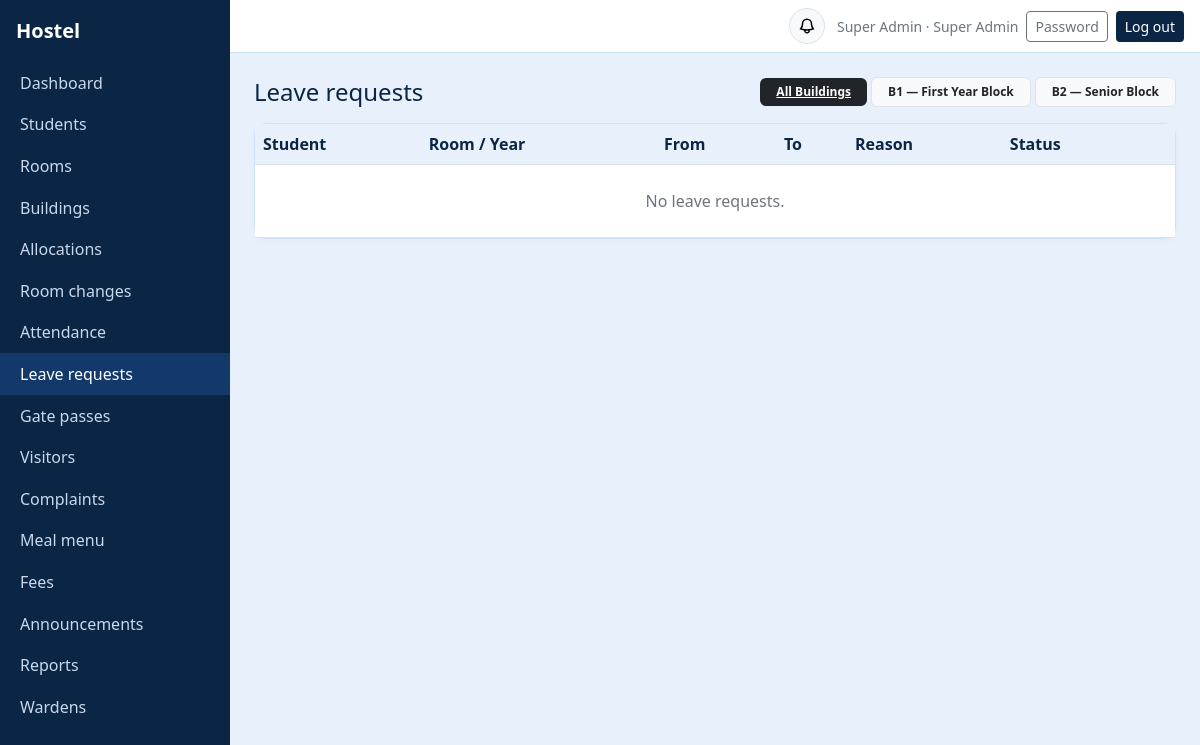
The app's page /leaves/ (signed in) with its own data.
### core/models.py (models this page shows, shortened)
class User(AbstractUser):
    ROLES = [("admin", "Super Admin"), ("warden", "Warden"), ("student", "Student"), ("parent", "Parent")]
    role = models.CharField(max_length=10, choices=ROLES, default="student")
    phone = models.CharField(max_length=20, blank=True)
    must_change_password = models.BooleanField(default=False)
    assigned_building = models.ForeignKey(
        Building,
        null=True,
        blank=True,
        on_delete=models.SET_NULL,
        related_name="wardens",
        help_text="Leave empty for Head Warden (full cross-building access). Assign a building to lock this warden exclusively to that building.",
    )
    @property
    def scoped_building(self):
        return self.assigned_building if self.role == "warden" else None
    @property
    def warden_role_label(self):
        if self.role != "warden":
            return self.get_role_display()
        if self.assigned_building_id:
            return f"{self.assigned_building.name} Warden"
        return "Head Warden"
    @property
    def display_name(self):
        return self.get_full_name() or self.username

class Building(models.Model):
    YEAR_CHOICES = [(1, "1st Year"), (2, "2nd Year"), (3, "3rd Year"), (4, "4th Year")]
    name = models.CharField(max_length=100, unique=True)
    code = models.CharField(max_length=12, unique=True)
    description = models.CharField(max_length=255, blank=True)
    allowed_years = models.CharField(
        max_length=20,
        default="1,2,3,4",
        help_text="Comma-separated allowed academic years (e.g. '1' or '2,3,4')",
    )
    is_first_year_only = models.BooleanField("1st-Year Only (Anti-Ragging Block)", default=False)
    is_active = models.BooleanField(default=True)
    class Meta:
        ordering = ["code", "name"]

### core/views.py (the view)
# urls.py: path("leaves/", v.leaves, name="leaves"),
@staff
def leaves(request):
    buildings, active_building, is_building_locked = _get_building_scope(request)
    rows = list(
        m.LeaveRequest.objects.select_related("student__user")
        .prefetch_related(
            Prefetch("student__allocations", queryset=m.RoomAllocation.objects.filter(end_date__isnull=True).select_related("room__building"))
        )
        .order_by("status", "-created_at")
    )
    if active_building:
        rows = [lv for lv in rows if _student_matches_building(lv.student, active_building)]
    return show(
        request,
        "leaves",
        rows=rows,
        badge=badge,
        buildings=buildings,
        active_building=active_building,
        is_building_locked=is_building_locked,
    )

### core/views.py (called while the page is built)
def role_required(*roles):
    def deco(view):
        @wraps(view)
        @login_required
        def inner(request, *a, **k):
            if request.user.role not in roles:
                raise PermissionDenied
            return view(request, *a, **k)
        return inner
    return deco

def show(request, template, **ctx):
    return render(request, f"core/{template}.html", ctx)

### core/templates/core/leaves.html
{% extends "core/base.html" %}{% block content %}
<div class="d-flex flex-wrap justify-content-between align-items-center gap-2 mb-3">
  <h4 style="color:var(--navy)" class="mb-0">Leave requests</h4>
  {% if buildings %}
    <div class="d-flex flex-wrap align-items-center gap-1">
      {% if not is_building_locked %}
        <a href="{% url 'leaves' %}" class="badge {% if not active_building %}text-bg-dark{% else %}text-bg-light border text-dark text-decoration-none{% endif %} py-2 px-3">All Buildings</a>
      {% endif %}
      {% for bld in buildings %}
        {% if not is_building_locked or active_building.pk == bld.pk %}
          <a href="{% url 'leaves' %}?building={{ bld.code }}" class="badge {% if active_building and active_building.pk == bld.pk %}text-bg-primary{% else %}text-bg-light border text-dark text-decoration-none{% endif %} py-2 px-3">{{ bld.code }} &mdash; {{ bld.name }}</a>
        {% endif %}
      {% endfor %}
    </div>
  {% endif %}
</div>
<div class="card"><div class="table-responsive"><table class="table align-middle mb-0"><thead><tr><th>Student</th><th>Room / Year</th><th>From</th><th>To</th><th>Reason</th><th>Status</th><th></th></tr></thead><tbody>
{% for l in rows %}<tr><td>{{ l.student }}</td><td>{% if l.student.room %}<span class="badge text-bg-light border text-dark">{{ l.student.room }}</span>{% else %}<span class="badge text-bg-warning text-dark">Unallocated</span>{% endif %} <span class="badge text-bg-secondary">{{ l.student.year_short }}</span></td><td>{{ l.from_date }}</td><td>{{ l.to_date }}</td><td>{{ l.reason }}</td><td>{{ l.status }}</td>
<td class="text-end">{% if l.status == "Pending" %}<form method="post" action="{% url 'leave_decide' l.pk 'approve' %}" class="d-inline">{% csrf_token %}<button class="btn btn-sm btn-success">Approve</button></form>
<form method="post" action="{% url 'leave_decide' l.pk 'reject' %}" class="d-inline" onsubmit="return confirm('Reject this leave request?')">{% csrf_token %}<button class="btn btn-sm btn-outline-danger">Reject</button></form>{% endif %}</td></tr>
{% empty %}<tr><td colspan="7" class="text-center text-secondary py-4">No leave requests.</td></tr>{% endfor %}</tbody></table></div></div>{% endblock %}

### core/templates/core/base.html (shortened to what this page needs)
{% load static %}<!doctype html>
<html lang="en"><head><meta charset="utf-8"><meta name="viewport" content="width=device-width, initial-scale=1">
<link href="https://cdn.jsdelivr.net/npm/bootstrap@5.3.3/dist/css/bootstrap.min.css" rel="stylesheet">
</head><body>
{% if user.is_authenticated and not hide_nav %}
<div class="d-flex">
 <nav class="sidebar py-3" id="sb"><div class="px-3 pb-3 text-white fs-5 fw-semibold">Hostel</div>
  {% for name, label in nav_items %}<a href="{% url name %}" {% if request.resolver_match.url_name == name or name == 'attendance' and request.resolver_match.url_name == 'attendance_history' or name == 'rooms' and request.resolver_match.url_name == 'room_detail' or name == 'students' and request.resolver_match.url_name == 'student_detail' %}class="active"{% endif %}>{{ label }}</a>{% endfor %}
 </nav>
 <div class="flex-grow-1">
  <div class="topbar d-flex align-items-center justify-content-between px-3 py-2">
   <div class="ms-auto d-flex align-items-center gap-2">
     <div class="dropdown me-1">
       <button class="btn btn-sm btn-light border position-relative rounded-circle p-2 d-flex align-items-center justify-content-center" style="width:36px; height:36px;" type="button" id="notifDropdown" data-bs-toggle="dropdown" aria-expanded="false" title="Notifications">
       </button>
     </div>
     <span class="text-secondary small d-none d-sm-inline">{{ user.display_name }} · {% if user.role == 'warden' %}{{ warden_role_label|default:user.get_role_display }}{% else %}{{ user.get_role_display }}{% endif %}</span>
     <a class="btn btn-sm btn-outline-secondary" href="{% url 'password' %}">Password</a>
     <form method="post" action="{% url 'logout' %}" class="d-inline">{% csrf_token %}<button class="btn btn-sm btn-navy">Log out</button></form>
   </div>
  </div>
  <main class="p-3 p-md-4">
{% else %}<main class="container py-4">{% endif %}
  {% block content %}{% endblock %}
 </main>
{% if user.is_authenticated and not hide_nav %}</div></div>{% endif %}
</body></html>

### core/templates/core/base.html (style rules this page uses)
:root { --navy:#0b2545;--sky:#e8f1fb;--sky2:#cfe2f7 }
body { background:var(--sky);min-height:100vh }
.sidebar { background:var(--navy);width:230px;min-height:100vh }
.sidebar a { color:#c9d8ec;text-decoration:none;display:block;padding:.55rem 1.25rem }
.sidebar a:hover,.sidebar a.active { background:#13396b;color:#fff }
.topbar { background:#fff;border-bottom:1px solid var(--sky2) }
.card { border:1px solid var(--sky2); border-radius:12px; box-shadow:0 2px 6px rgba(11,37,69,0.03) }
.btn-navy { background:var(--navy);color:#fff }
.table thead th { background:var(--sky);color:var(--navy);font-weight:600 }

### records on screen
User: display_name "Super Admin", role "Super Admin"
Building: code "B1", name "First Year Block"
Building: code "B2", name "Senior Block"

### other values on screen
{{ label }} "Dashboard" "Students" "Rooms" "Buildings" "Allocations" "Room changes" "Attendance" "Leave requests" "Gate passes" "Visitors" "Complaints" "Meal menu" "Fees" "Announcements" "Reports" "Wardens"
